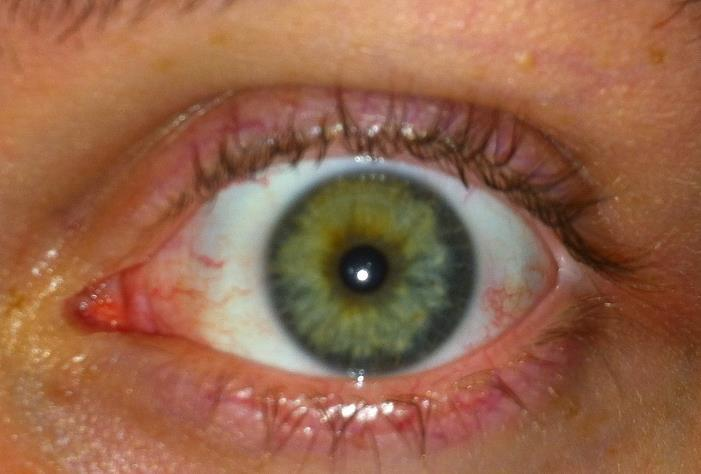
#> input picture Trabalho 2/olho01.jpg, 701 x 474 px
$ python Subtracao.py
#> lines starting #> are read from the running program, lines starting #| are printed output that depends on the picture; after the words box and inside, x2 and y2 are one past the last pixel; in counts of white or black regions, pixels touching at a corner belong together
#> the answer given: ../Trabalho 2/olho01.jpg
#> the answer given: ../Trabalho 2/olho02.jpg
import cv2
import numpy as np
import os

def carregar_imagem(caminho):
#> called with caminho = '../Trabalho 2/olho01.jpg'
    if not os.path.exists(caminho):
        raise FileNotFoundError(f"Arquivo não encontrado: {caminho}")

    imagem = cv2.imread(caminho)
#> imagem is the input picture: shape (474, 701, 3); mean B, G, R 74.9, 101.6, 150
#> call 2 of carregar_imagem, with caminho = '../Trabalho 2/olho02.jpg'
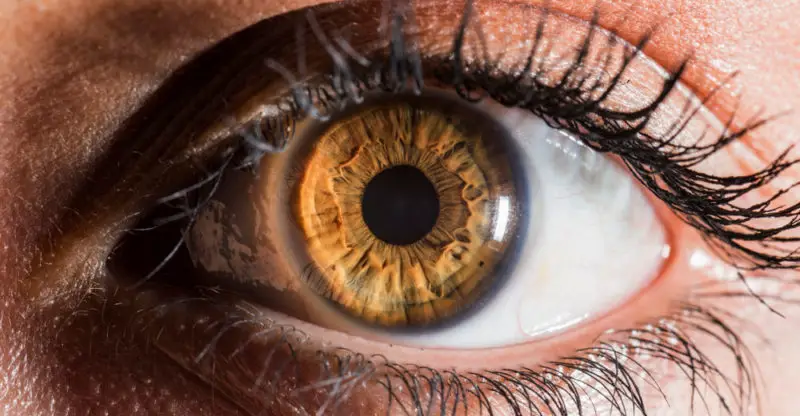
#> input picture Trabalho 2/olho02.jpg, 800 x 416 px
#> in carregar_imagem, imagem is the input picture: shape (416, 800, 3); mean B, G, R 83.8, 97.4, 132
    if imagem is None:
        raise ValueError(f"Não foi possível ler a imagem: {caminho}")
    return imagem

def subtrair_imagens(imagem_antes, imagem_depois):
    if imagem_antes.shape != imagem_depois.shape:
        imagem_depois = cv2.resize(imagem_depois, (imagem_antes.shape[1], imagem_antes.shape[0]))
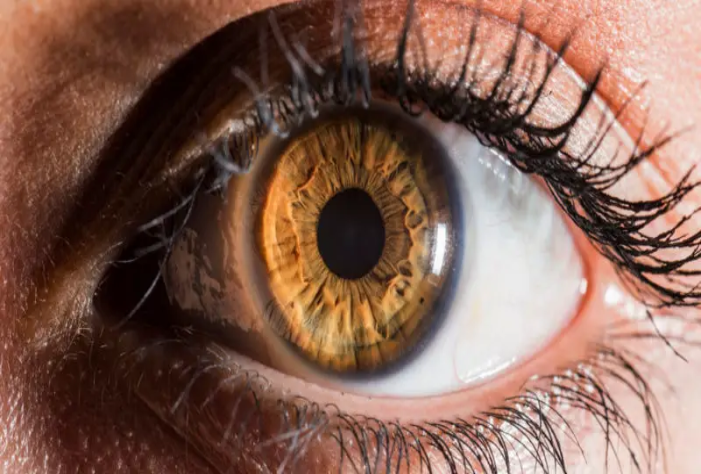
#> imagem_depois: shape (474, 701, 3); mean B, G, R 83.6, 97.3, 131.9

    imagem_diferenca = cv2.absdiff(imagem_antes, imagem_depois)
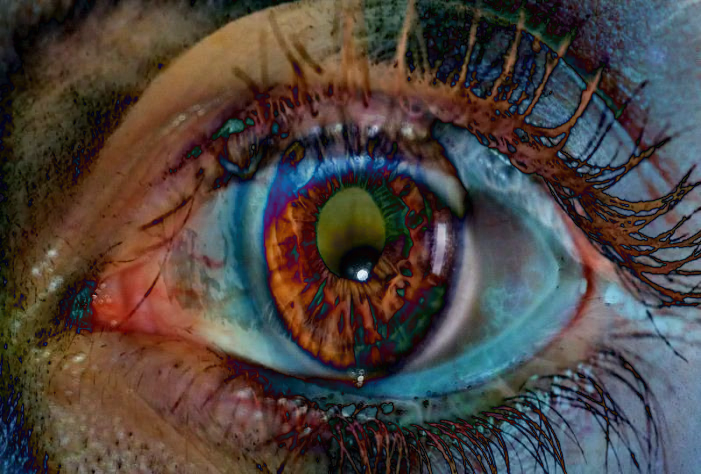
#> imagem_diferenca: shape (474, 701, 3); mean B, G, R 63.6, 67.7, 76.3
    imagem_diferenca_cinza = cv2.cvtColor(imagem_diferenca, cv2.COLOR_BGR2GRAY)
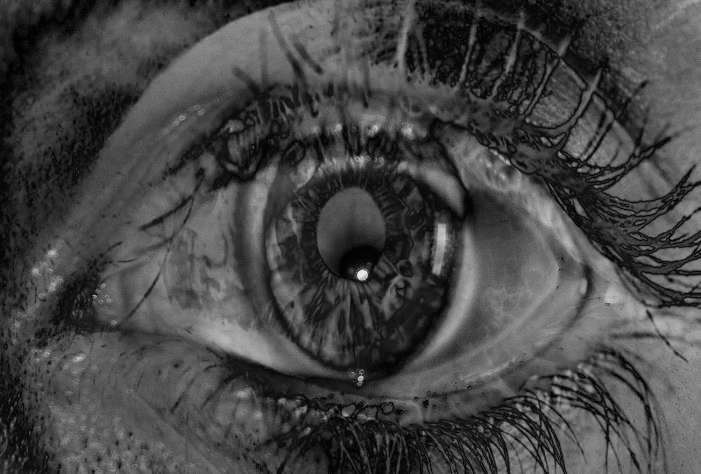
#> imagem_diferenca_cinza: shape (474, 701); min 0, max 240, mean 69.8
    _, imagem_binaria = cv2.threshold(imagem_diferenca_cinza, 50, 255, cv2.THRESH_BINARY)
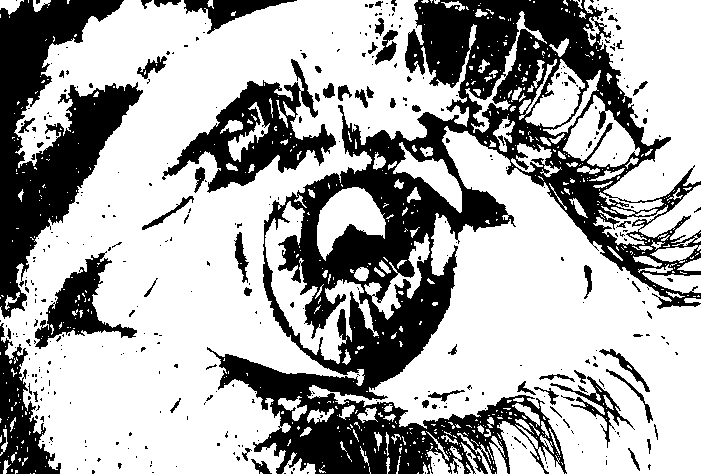
#> imagem_binaria: shape (474, 701); 66.4% white; 393 black regions (331 under 20 px), largest, box (x1, y1, x2, y2) and area: (207, 0, 701, 474) 68981, (0, 0, 143, 319) 19170, (162, 59, 336, 193) 7653

    return imagem_diferenca, imagem_binaria

def salvar_imagem(imagem, caminho_saida):
    try:
        sucesso = cv2.imwrite(caminho_saida, imagem)
        if not sucesso:
            raise ValueError("Falha ao salvar a imagem")
    except Exception as e:
        print(f"Erro ao salvar imagem: {e}")

def main():
    caminho_antes = input("Digite o caminho da imagem 'antes': ").strip()
    caminho_depois = input("Digite o caminho da imagem 'depois': ").strip()

    try:
        imagem_antes = carregar_imagem(caminho_antes)
        imagem_depois = carregar_imagem(caminho_depois)

        imagem_diferenca, imagem_binaria = subtrair_imagens(imagem_antes, imagem_depois)

        salvar_imagem(imagem_diferenca, caminho_antes + "imagem_sub.png")
        salvar_imagem(imagem_binaria, caminho_antes + "_sub_bin.png")

    except Exception as e:
        print(f"Erro: {str(e)}")

if __name__ == "__main__":
    main()
